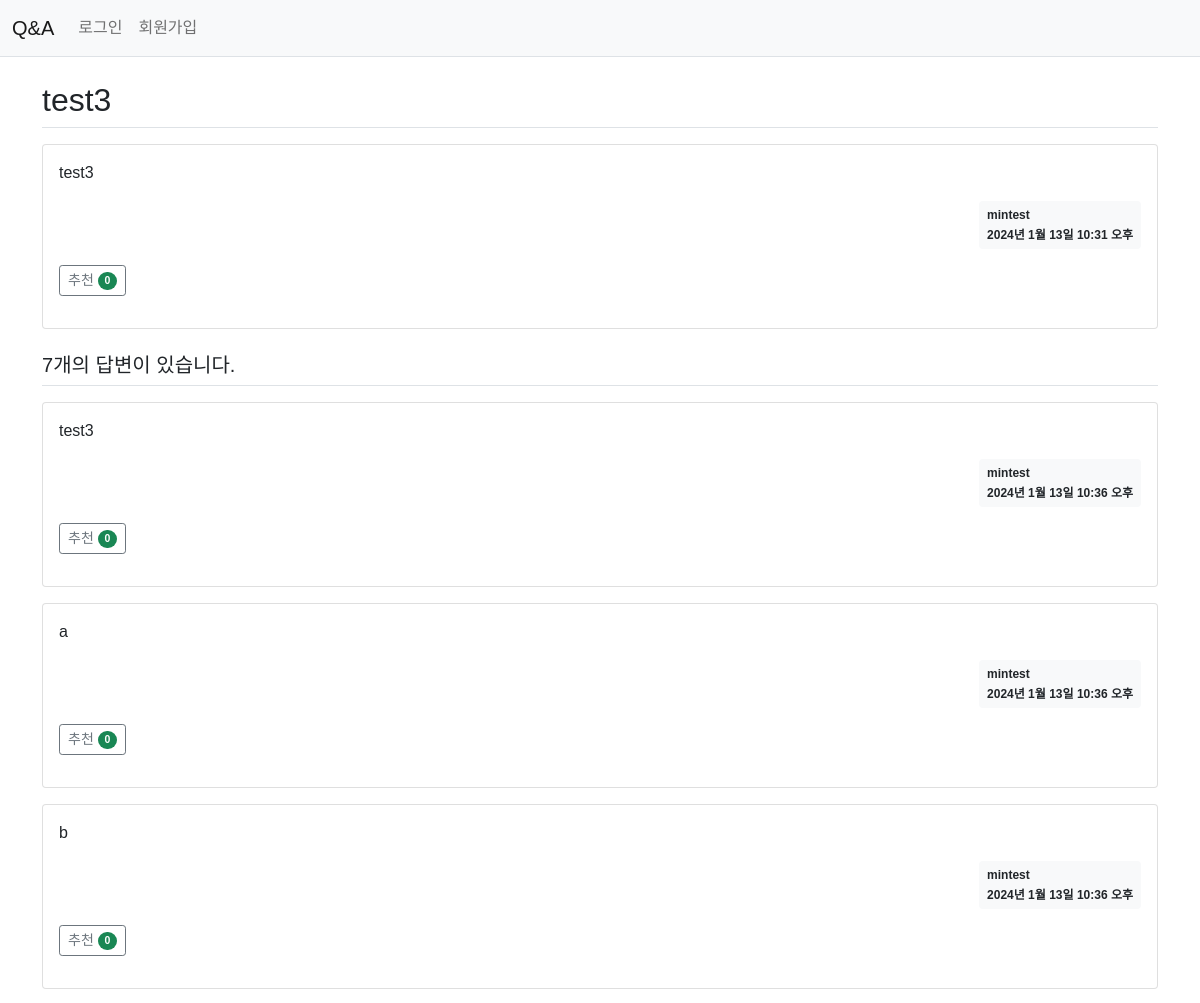
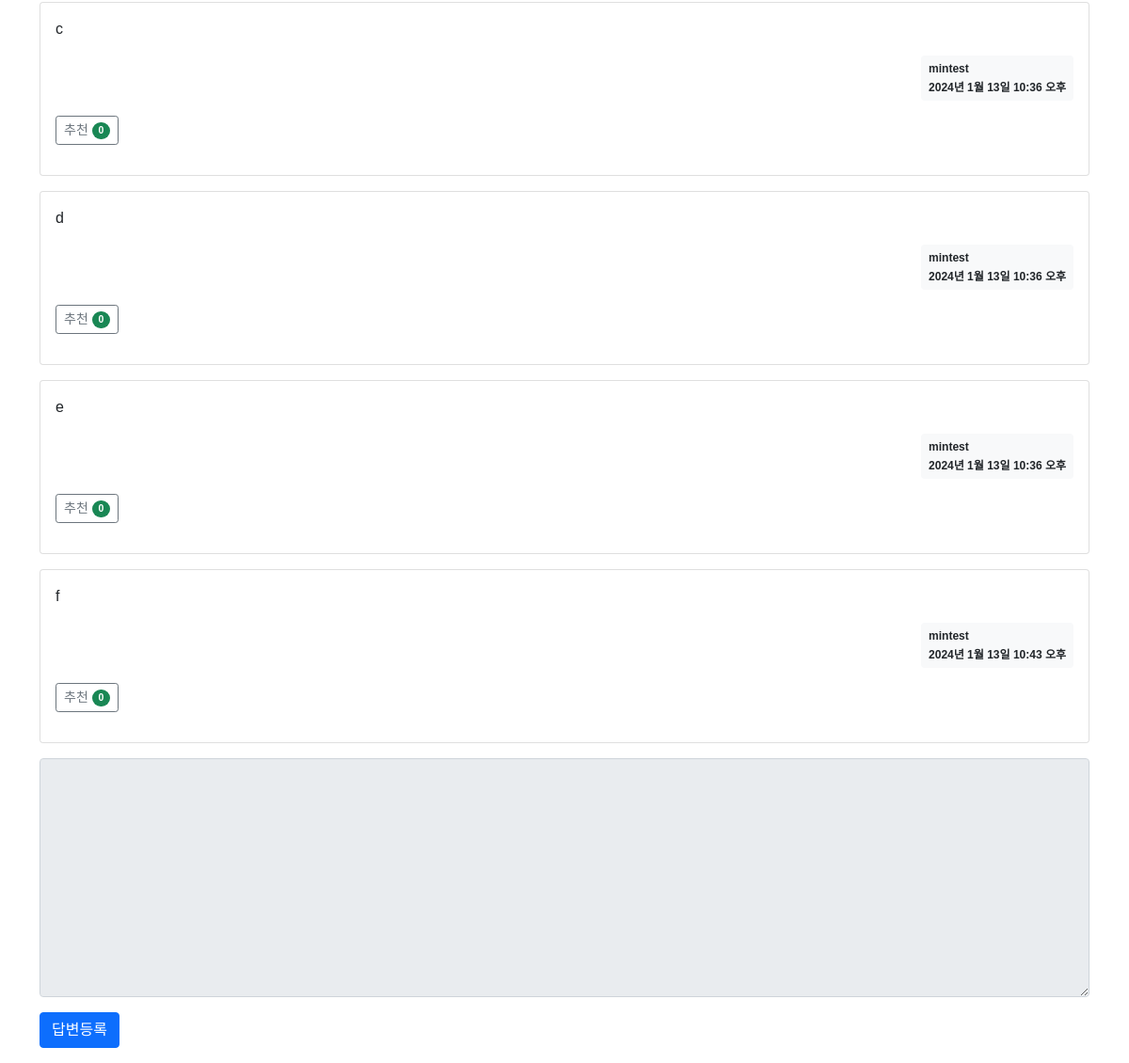
The app's page /qna_main/627/ with its own data (2 pictures, top to bottom).
### mainapp/models.py (models this page shows, shortened)
class Question(models.Model):
    author = models.ForeignKey(User, on_delete=models.CASCADE, related_name='author_question') # 특정 사용자가 작성한 질문 접근 : userkey.author_question.all()
    subject = models.CharField(max_length=200)
    content = models.TextField()
    create_date = models.DateTimeField()
    modify_date = models.DateTimeField(null=True, blank=True) # 수정한 경우에만 생성되는 데이터이므로, 값이 없어도 됨.
    voter = models.ManyToManyField(User, related_name='voter_question') # 추천인/ # 특정 사용자가 추천한 질문 접근 : userkey.voter_question.all()

class Answer(models.Model):
    author = models.ForeignKey(User, on_delete=models.CASCADE, related_name='author_answer')
    question = models.ForeignKey(Question, on_delete=models.CASCADE)
    content = models.TextField()
    create_date = models.DateTimeField()
    modify_date = models.DateTimeField(null=True, blank=True) # 수정한 경우에만 생성되는 데이터이므로, 값이 없어도 됨.
    voter=models.ManyToManyField(User, related_name='voter_answer')

### mainapp/views/base_views.py (the view)
# urls.py: path('qna_main/<int:pk>/', base_views.qna_detail, name='qna_detail'),
def qna_detail(request, pk):
    question = get_object_or_404(Question, pk=pk) # Post.objects.filter(), Post.objects.get()
    return render(request, 'mainapp/qna_detail.html', {'question':question})

### mainapp/templatetags/qna_filter.py (called while the page is built)
@register.filter
def mark(value):
    extensions = ["nl2br", "fenced_code"]
    return mark_safe(markdown.markdown(value, extensions=extensions))

### mainapp/templates/mainapp/qna_detail.html (shortened to what this page needs)
{% extends 'mainapp/qna_base.html' %}
{% load qna_filter %}
{% block content %}
<div class="container my-3">
    <h2 class="border-bottom py-2">{{ question.subject }}</h2>
    <div class="card my-3">
        <div class="card-body">
            <div class="card-text" style="white-space: pre-line;">{{ question.content|mark }}</div>
            <div class="d-flex justify-content-end">
                <div class="badge bg-light text-dark p-2 text-start">
                    <div class="mb-2">{{ question.author.username }}</div>
                    <div>{{ question.create_date }}</div>
                </div>
            </div>
            <div class="my-3">
                <a href="javascript:void(0)" data-uri="{% url 'mainapp:question_vote' question.id  %}"
                class="recommend btn btn-sm btn-outline-secondary"> 추천
                 <span class="badge rounded-pill bg-success">{{question.voter.count}}</span>
             </a>
            </div>
        </div>
    </div>
    <h5 class="border-bottom my-3 py-2">{{question.answer_set.count}}개의 답변이 있습니다.</h5>
    {% for answer in question.answer_set.all %}
    <div class="card my-3">
        <div class="card-body">
            <div class="card-text" style="white-space: pre-line;">{{ answer.content|mark }}</div>
            <div class="d-flex justify-content-end">
                <div class="badge bg-light text-dark p-2 text-start">
                    <div class="mb-2">{{ answer.author.username }}</div>
                    <div>{{ answer.create_date }}</div>
                </div>
            </div>
            <div class="my-3">
                <a href="javascript:void(0)" data-uri="{% url 'mainapp:answer_vote' answer.id  %}"
                class="recommend btn btn-sm btn-outline-secondary"> 추천
                 <span class="badge rounded-pill bg-success">{{answer.voter.count}}</span>
                </a>
            </div>
        </div>
    </div>
    {% endfor %}
    <form action="{% url 'mainapp:answer_create' question.id %}" method="post">
        <div class="mb-3">
            <textarea {% if not user.is_authenticated %}disabled{% endif %}
            name="content" id="content" class="form-control" rows="10"></textarea>
        </div>
        <input type="submit" value="답변등록" class="btn btn-primary">
    </form>
</div>
{% endblock %}

### static/css/style_qna_main.css (style rules this page uses)
body { font-family: 'Noto Sans KR', sans-serif; }

### records on screen
Question: subject "test3", content|mark "test3", author.username "mintest", create_date "2024년 1월 13일 10:31 오후", voter.count "0", answer_set.count "7"
Answer: content|mark "test3", author.username "mintest", create_date "2024년 1월 13일 10:36 오후", voter.count "0"
Answer: content|mark "a", author.username "mintest", create_date "2024년 1월 13일 10:36 오후", voter.count "0"
Answer: content|mark "b", author.username "mintest", create_date "2024년 1월 13일 10:36 오후", voter.count "0"
Answer: content|mark "c", author.username "mintest", create_date "2024년 1월 13일 10:36 오후", voter.count "0"
Answer: content|mark "d", author.username "mintest", create_date "2024년 1월 13일 10:36 오후", voter.count "0"
Answer: content|mark "e", author.username "mintest", create_date "2024년 1월 13일 10:36 오후", voter.count "0"
Answer: content|mark "f", author.username "mintest", create_date "2024년 1월 13일 10:43 오후", voter.count "0"
